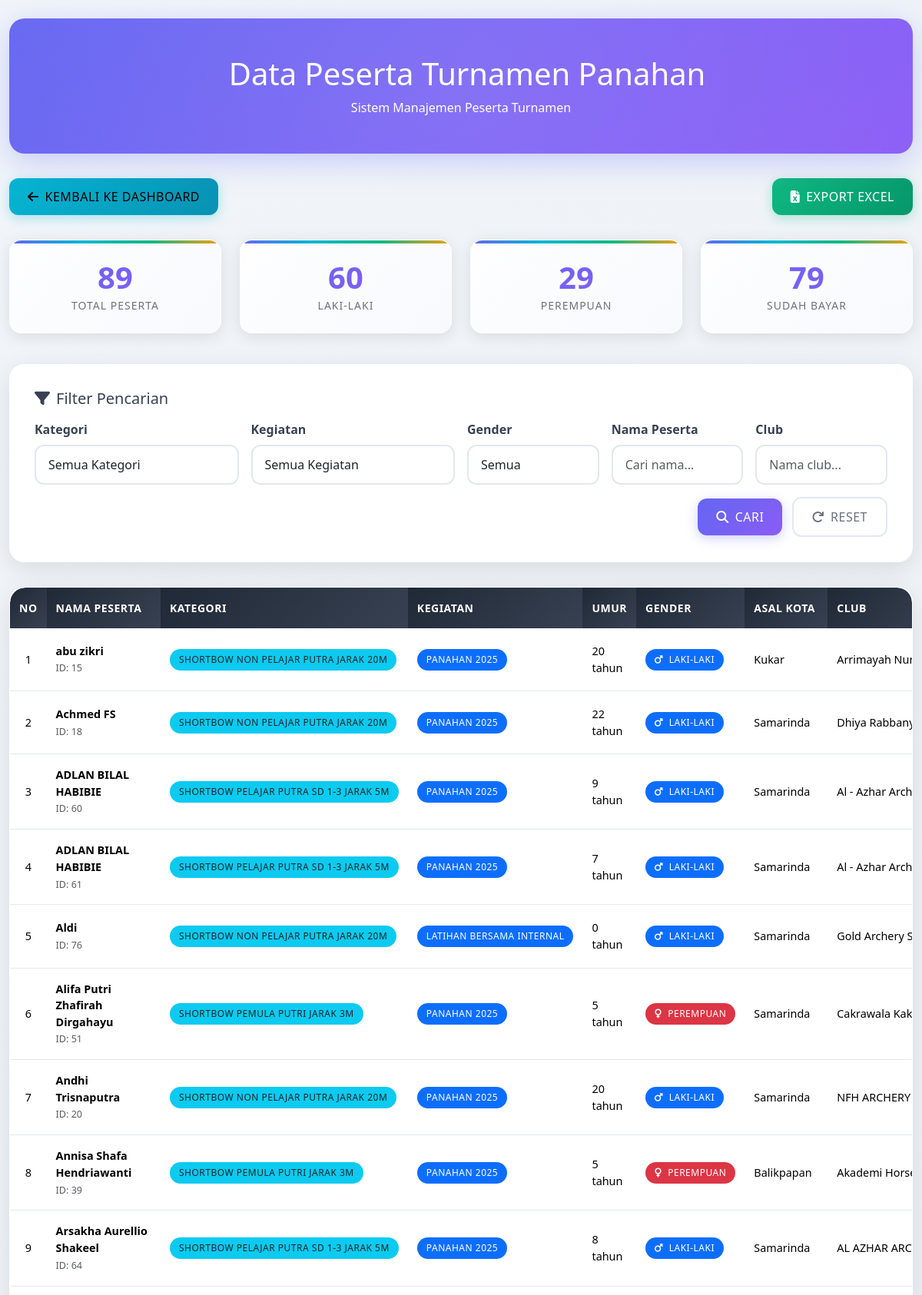
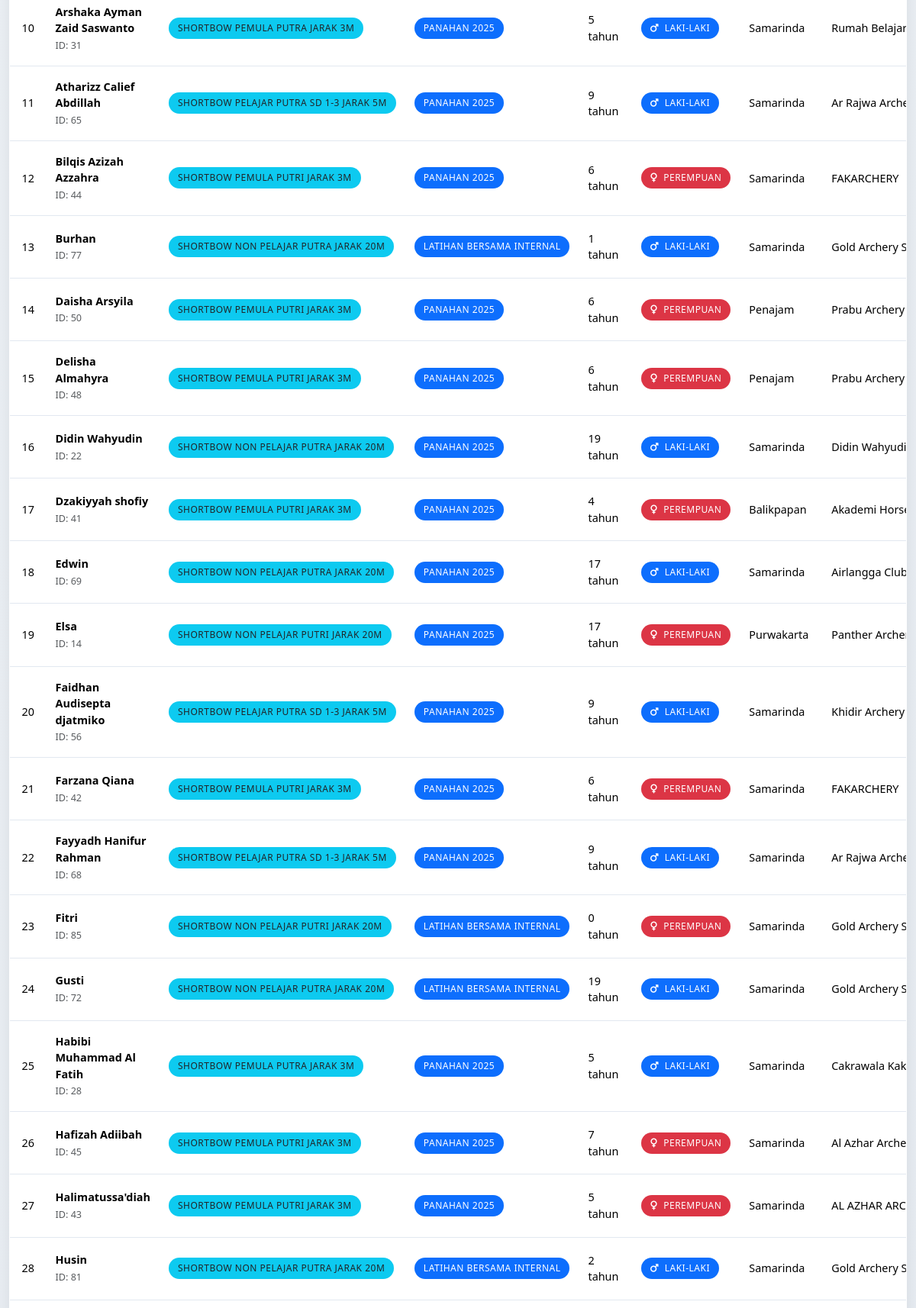
The app's page /peserta.view.php (upper part) with its own data (2 pictures, top to bottom).
### tables this page shows
CREATE TABLE `peserta` (
  `id` int NOT NULL,
  `nama_peserta` varchar(100) NOT NULL,
  `tanggal_lahir` date NOT NULL,
  `jenis_kelamin` enum('Laki-laki','Perempuan') NOT NULL,
  `asal_kota` varchar(100) DEFAULT NULL,
  `nama_club` varchar(100) DEFAULT NULL,
  `sekolah` varchar(100) DEFAULT NULL,
  `kelas` varchar(50) DEFAULT NULL,
  `nomor_hp` varchar(20) DEFAULT NULL,
  `bukti_pembayaran` varchar(255) DEFAULT NULL,
  `category_id` int DEFAULT NULL,
  `kegiatan_id` int DEFAULT NULL
);

CREATE TABLE `categories` (
  `id` int NOT NULL,
  `name` varchar(50) NOT NULL,
  `min_age` int NOT NULL,
  `max_age` int NOT NULL,
  `gender` enum('Laki-laki','Perempuan','Campuran') DEFAULT 'Campuran',
  `max_participants` int DEFAULT '32',
  `status` enum('active','inactive') DEFAULT 'active',
  `created_at` timestamp NULL DEFAULT CURRENT_TIMESTAMP,
  `updated_at` timestamp NULL DEFAULT CURRENT_TIMESTAMP ON UPDATE CURRENT_TIMESTAMP
);

CREATE TABLE `kegiatan` (
  `id` int NOT NULL,
  `nama_kegiatan` varchar(255) NOT NULL
);

### peserta.view.php (the view, shortened to what this page needs)
<?php
include 'panggil.php';
$nama = $_GET['nama'] ?? '';
$club = $_GET['club'] ?? '';
$query = "SELECT p.*, c.name AS category_name, k.nama_kegiatan
          FROM peserta p
          LEFT JOIN categories c ON p.category_id = c.id
          LEFT JOIN kegiatan k ON p.kegiatan_id = k.id
          WHERE 1=1";
$params = [];
$types = '';
$query .= " ORDER BY p.nama_peserta ASC";
if (!empty($params)) {
    $stmt = $conn->prepare($query);
    $stmt->bind_param($types, ...$params);
    $stmt->execute();
    $result = $stmt->get_result();
} else {
    $result = $conn->query($query);
}
$peserta = [];
while ($row = $result->fetch_assoc()) {
    $peserta[] = $row;
}
?>
<!DOCTYPE html>
<html lang="id">
<head>
    <link href="https://cdnjs.cloudflare.com/ajax/libs/bootstrap/5.3.2/css/bootstrap.min.css" rel="stylesheet">
    <link href="https://cdnjs.cloudflare.com/ajax/libs/font-awesome/6.4.0/css/all.min.css" rel="stylesheet">
</head>
<body>
<div class="container-fluid py-4">
    <div class="header-card text-center">
        <h1><i class="fas fa-bow-arrow me-3"></i>Data Peserta Turnamen Panahan</h1>
        <p class="mb-0">Sistem Manajemen Peserta Turnamen</p>
    </div>
    <div class="action-buttons d-flex justify-content-between align-items-center">
        <div>
            <a href="dashboard.php" class="btn btn-info">
                <i class="fas fa-arrow-left me-2"></i>Kembali ke Dashboard
            </a>
        </div>
        <div>
            <?php
            $exportParams = [];
            $exportParams['export'] = 'excel';
            $exportUrl = '?' . http_build_query($exportParams);
            ?>
            <a href="<?= $exportUrl ?>" class="btn btn-success">
                <i class="fas fa-file-excel me-2"></i>Export Excel
            </a>
        </div>
    </div>
    <div class="row mb-4">
        <div class="col-md-3">
            <div class="stats-card text-center text-white">
                <h4><?= count($peserta) ?></h4>
                <small>Total Peserta</small>
            </div>
        </div>
        <div class="col-md-3">
            <div class="stats-card text-center text-white">
                <h4><?= count(array_filter($peserta, fn($p) => $p['jenis_kelamin'] == 'Laki-laki')) ?></h4>
                <small>Laki-laki</small>
            </div>
        </div>
        <div class="col-md-3">
            <div class="stats-card text-center text-white">
                <h4><?= count(array_filter($peserta, fn($p) => $p['jenis_kelamin'] == 'Perempuan')) ?></h4>
                <small>Perempuan</small>
            </div>
        </div>
        <div class="col-md-3">
            <div class="stats-card text-center text-white">
                <h4><?= count(array_filter($peserta, fn($p) => !empty($p['bukti_pembayaran']))) ?></h4>
                <small>Sudah Bayar</small>
            </div>
        </div>
    </div>
    <div class="filter-card">
        <h5 class="mb-3"><i class="fas fa-filter me-2"></i>Filter Pencarian</h5>
        <form method="get">
            <div class="row g-3">
                <div class="col-md-3">
                    <label class="form-label">Kategori</label>
                    <select class="form-select" name="category_id">
                        <option value="">Semua Kategori</option>
                    </select>
                </div>
                <div class="col-md-3">
                    <label class="form-label">Kegiatan</label>
                    <select class="form-select" name="kegiatan_id">
                        <option value="">Semua Kegiatan</option>
                    </select>
                </div>
                <div class="col-md-2">
                    <label class="form-label">Gender</label>
                    <select class="form-select" name="gender">
                        <option value="">Semua</option>
                    </select>
                </div>
                <div class="col-md-2">
                    <label class="form-label">Nama Peserta</label>
                    <input type="text" class="form-control" name="nama" value="<?= htmlspecialchars($nama) ?>" placeholder="Cari nama...">
                </div>
                <div class="col-md-2">
                    <label class="form-label">Club</label>
                    <input type="text" class="form-control" name="club" value="<?= htmlspecialchars($club) ?>" placeholder="Nama club...">
                </div>
            </div>
            <div class="row mt-3">
                <div class="col-md-12 text-end">
                    <button type="submit" class="btn btn-filter btn-primary me-2">
                        <i class="fas fa-search me-2"></i>Cari
                    </button>
                    <a href="?" class="btn btn-outline-secondary">
                        <i class="fas fa-redo me-2"></i>Reset
                    </a>
                </div>
            </div>
        </form>
    </div>
    <div class="data-table">
        <div class="table-responsive">
            <table class="table table-hover mb-0">
                <thead>
                    <tr>
                        <th style="width: 50px;">No</th>
                        <th>Nama Peserta</th>
                        <th>Kategori</th>
                        <th>Kegiatan</th>
                        <th>Umur</th>
                        <th>Gender</th>
                        <th>Asal Kota</th>
                        <th>Club</th>
                    </tr>
                </thead>
                <tbody>
                <?php if (empty($peserta)): ?>
                    <tr>
                        <td colspan="12" class="text-center text-muted py-4">
                            <i class="fas fa-inbox fa-3x mb-3"></i><br>
                            Tidak ada data peserta yang ditemukan.
                        </td>
                    </tr>
                <?php else: ?>
                    <?php
                    $no = 1;
                    foreach ($peserta as $p):
                        $umur = "-";
                        if (!empty($p['tanggal_lahir'])) {
                            $dob = new DateTime($p['tanggal_lahir']);
                            $today = new DateTime();
                            $umur = $today->diff($dob)->y . " tahun";
                        }
                    ?>
                        <tr>
                            <td class="text-center"><?= $no++ ?></td>
                            <td>
                                <strong><?= htmlspecialchars($p['nama_peserta']) ?></strong><br>
                                <small class="text-muted">ID: <?= $p['id'] ?></small>
                            </td>
                            <td>
                                <?php if (!empty($p['category_name'])): ?>
                                    <span class="badge bg-info text-dark"><?= htmlspecialchars($p['category_name']) ?></span>
                                <?php else: ?>
                                    <span class="text-muted small">Belum ditentukan</span>
                                <?php endif; ?>
                            </td>
                            <td>
                                <?php if (!empty($p['nama_kegiatan'])): ?>
                                    <span class="badge bg-primary"><?= htmlspecialchars($p['nama_kegiatan']) ?></span>
                                <?php else: ?>
                                    <span class="text-muted small">Belum ditentukan</span>
                                <?php endif; ?>
                            </td>
                            <td class="small-text"><?= $umur ?></td>
                            <td>
                                <span class="badge badge-gender <?= $p['jenis_kelamin'] == 'Laki-laki' ? 'bg-primary' : 'bg-danger' ?>">
                                    <i class="fas <?= $p['jenis_kelamin'] == 'Laki-laki' ? 'fa-mars' : 'fa-venus' ?> me-1"></i>
                                    <?= htmlspecialchars($p['jenis_kelamin']) ?>
                                </span>
                            </td>
                            <td class="small-text"><?= htmlspecialchars($p['asal_kota'] ?? '-') ?></td>
                            <td class="small-text text-truncate-custom" title="<?= htmlspecialchars($p['nama_club'] ?? '') ?>">
                                <?= htmlspecialchars($p['nama_club'] ?? '-') ?>
                            </td>
                        </tr>
                    <?php endforeach; ?>
                <?php endif; ?>
                </tbody>
            </table>
        </div>
    </div>
</div>
</body>
</html>

### peserta.view.php (style rules this page uses)
:root { --primary-color: #6366f1; --secondary-color: #8b5cf6; --accent-color: #06b6d4; --success-color: #10b981; --warning-color: #f59e0b; --danger-color: #ef4444; --dark-color: #1f2937; --light-gray: #f8fafc; --medium-gray: #e2e8f0; --text-dark: #374151; --text-light: #6b7280; }
body { background: linear-gradient(135deg, #f1f5f9 0%, #e2e8f0 100%); font-family: 'Segoe UI', Tahoma, Geneva, Verdana, sans-serif; color: var(--text-dark); min-height: 100vh; }
.header-card { background: linear-gradient(135deg, var(--primary-color) 0%, var(--secondary-color) 100%); color: white; padding: 3rem 2rem; margin-bottom: 2rem; border-radius: 20px; box-shadow: 0 10px 40px rgba(99, 102, 241, 0.3); backdrop-filter: blur(10px); position: relative; overflow: hidden; }
.header-card::before { content: ''; position: absolute; top: -50%; right: -50%; width: 200%; height: 200%; background: radial-gradient(circle, rgba(255,255,255,0.1) 0%, transparent 70%); animation: shimmer 3s infinite; }
.filter-card { background: rgba(255, 255, 255, 0.95); backdrop-filter: blur(20px); border: 1px solid rgba(255, 255, 255, 0.2); border-radius: 20px; box-shadow: 0 8px 32px rgba(0, 0, 0, 0.1); padding: 2rem; margin-bottom: 2rem; }
.data-table { background: rgba(255, 255, 255, 0.95); backdrop-filter: blur(20px); border: 1px solid rgba(255, 255, 255, 0.2); border-radius: 20px; box-shadow: 0 8px 32px rgba(0, 0, 0, 0.1); overflow: hidden; }
.table { margin-bottom: 0; border-collapse: separate; border-spacing: 0; }
.table th { background: linear-gradient(135deg, var(--dark-color) 0%, #374151 100%); color: white; border: none; font-weight: 600; font-size: 0.875rem; padding: 1rem 0.75rem; text-transform: uppercase; letter-spacing: 0.5px; position: sticky; top: 0; z-index: 10; }
.table th:first-child { border-top-left-radius: 20px; }
.table td { padding: 1rem 0.75rem; vertical-align: middle; font-size: 0.9rem; border-bottom: 1px solid var(--medium-gray); transition: all 0.3s ease; }
.table tbody tr { transition: all 0.3s ease; }
.badge { padding: 0.5rem 0.75rem; border-radius: 50px; font-weight: 500; font-size: 0.75rem; text-transform: uppercase; letter-spacing: 0.5px; }
.badge-gender { font-size: 0.75rem; }
.btn { border-radius: 12px; font-weight: 500; padding: 0.75rem 1.5rem; transition: all 0.3s ease; text-transform: uppercase; letter-spacing: 0.5px; }
.btn-filter { background: linear-gradient(135deg, var(--primary-color) 0%, var(--secondary-color) 100%); border: none; box-shadow: 0 4px 15px rgba(99, 102, 241, 0.3); }
.btn-outline-secondary { border: 2px solid var(--medium-gray); color: var(--text-light); }
.btn-success { background: linear-gradient(135deg, var(--success-color) 0%, #059669 100%); border: none; box-shadow: 0 4px 15px rgba(16, 185, 129, 0.3); }
.btn-info { background: linear-gradient(135deg, var(--accent-color) 0%, #0891b2 100%); border: none; box-shadow: 0 4px 15px rgba(6, 182, 212, 0.3); }
.stats-card { background: linear-gradient(135deg, rgba(255, 255, 255, 0.9) 0%, rgba(248, 250, 252, 0.9) 100%); backdrop-filter: blur(20px); border: 1px solid rgba(255, 255, 255, 0.3); border-radius: 16px; padding: 1.5rem; margin-bottom: 1rem; box-shadow: 0 4px 20px rgba(0, 0, 0, 0.1); transition: all 0.3s ease; position: relative; overflow: hidden; }
.stats-card::before { content: ''; position: absolute; top: 0; left: 0; right: 0; height: 4px; background: linear-gradient(90deg, var(--primary-color), var(--accent-color), var(--success-color), var(--warning-color)); }
.stats-card h4 { font-size: 2.5rem; font-weight: 700; margin: 0; background: linear-gradient(135deg, var(--primary-color), var(--secondary-color)); -webkit-background-clip: text; -webkit-text-fill-color: transparent; background-clip: text; }
.stats-card small { color: var(--text-light); font-weight: 500; text-transform: uppercase; letter-spacing: 1px; }
.form-control, .form-select { border: 2px solid var(--medium-gray); border-radius: 12px; padding: 0.75rem 1rem; transition: all 0.3s ease; background: rgba(255, 255, 255, 0.8); }
.form-label { font-weight: 600; color: var(--text-dark); margin-bottom: 0.5rem; }
.table-responsive { max-height: 70vh; border-radius: 20px; }
.small-text { font-size: 0.85rem; }
.text-truncate-custom { max-width: 150px; white-space: nowrap; overflow: hidden; text-overflow: ellipsis; }
.data-table { animation: fadeInUp 0.6s ease; }
.stats-card:nth-child(1) { animation-delay: 0.1s; }
.action-buttons { margin-bottom: 2rem; }

### records on screen
peserta: nama_peserta "abu zikri", id "15", category.name "SHORTBOW NON PELAJAR PUTRA JARAK 20M", kegiatan.nama_kegiatan "PANAHAN 2025", tanggal_lahir "20 tahun", jenis_kelamin "LAKI-LAKI", asal_kota "Kukar", nama_club "Arrimayah Nurul…"
peserta: nama_peserta "Achmed FS", id "18", category.name "SHORTBOW NON PELAJAR PUTRA JARAK 20M", kegiatan.nama_kegiatan "PANAHAN 2025", tanggal_lahir "22 tahun", jenis_kelamin "LAKI-LAKI", asal_kota "Samarinda", nama_club "Dhiya Rabbany A…"
peserta: nama_peserta "ADLAN BILAL HABIBIE", id "60", category.name "SHORTBOW PELAJAR PUTRA SD 1-3 JARAK 5M", kegiatan.nama_kegiatan "PANAHAN 2025", tanggal_lahir "9 tahun", jenis_kelamin "LAKI-LAKI", asal_kota "Samarinda", nama_club "Al - Azhar…"
peserta: nama_peserta "ADLAN BILAL HABIBIE", id "61", category.name "SHORTBOW PELAJAR PUTRA SD 1-3 JARAK 5M", kegiatan.nama_kegiatan "PANAHAN 2025", tanggal_lahir "7 tahun", jenis_kelamin "LAKI-LAKI", asal_kota "Samarinda", nama_club "Al - Azhar…"
peserta: nama_peserta "Aldi", id "76", category.name "SHORTBOW NON PELAJAR PUTRA JARAK 20M", kegiatan.nama_kegiatan "LATIHAN BERSAMA INTERNAL", tanggal_lahir "0 tahun", jenis_kelamin "LAKI-LAKI", asal_kota "Samarinda", nama_club "Gold Archery Sa…"
peserta: nama_peserta "Alifa Putri Zhafirah Dirgahayu", id "51", category.name "SHORTBOW PEMULA PUTRI JARAK 3M", kegiatan.nama_kegiatan "PANAHAN 2025", tanggal_lahir "5 tahun", jenis_kelamin "PEREMPUAN", asal_kota "Samarinda", nama_club "Cakrawala Kaki L…"
peserta: nama_peserta "Andhi Trisnaputra", id "20", category.name "SHORTBOW NON PELAJAR PUTRA JARAK 20M", kegiatan.nama_kegiatan "PANAHAN 2025", tanggal_lahir "20 tahun", jenis_kelamin "LAKI-LAKI", asal_kota "Samarinda", nama_club "NFH ARCHERY"
peserta: nama_peserta "Annisa Shafa Hendriawanti", id "39", category.name "SHORTBOW PEMULA PUTRI JARAK 3M", kegiatan.nama_kegiatan "PANAHAN 2025", tanggal_lahir "5 tahun", jenis_kelamin "PEREMPUAN", asal_kota "Balikpapan", nama_club "Akademi Horseb…"
peserta: nama_peserta "Arsakha Aurellio Shakeel", id "64", category.name "SHORTBOW PELAJAR PUTRA SD 1-3 JARAK 5M", kegiatan.nama_kegiatan "PANAHAN 2025", tanggal_lahir "8 tahun", jenis_kelamin "LAKI-LAKI", asal_kota "Samarinda", nama_club "AL AZHAR ARCH…"
peserta: nama_peserta "Arshaka Ayman Zaid Saswanto", id "31", category.name "SHORTBOW PEMULA PUTRA JARAK 3M", kegiatan.nama_kegiatan "PANAHAN 2025", tanggal_lahir "5 tahun", jenis_kelamin "LAKI-LAKI", asal_kota "Samarinda", nama_club "Rumah Belajar A…"
peserta: nama_peserta "Atharizz Calief Abdillah", id "65", category.name "SHORTBOW PELAJAR PUTRA SD 1-3 JARAK 5M", kegiatan.nama_kegiatan "PANAHAN 2025", tanggal_lahir "9 tahun", jenis_kelamin "LAKI-LAKI", asal_kota "Samarinda", nama_club "Ar Rajwa Archer…"
peserta: nama_peserta "Bilqis Azizah Azzahra", id "44", category.name "SHORTBOW PEMULA PUTRI JARAK 3M", kegiatan.nama_kegiatan "PANAHAN 2025", tanggal_lahir "6 tahun", jenis_kelamin "PEREMPUAN", asal_kota "Samarinda", nama_club "FAKARCHERY"
peserta: nama_peserta "Burhan", id "77", category.name "SHORTBOW NON PELAJAR PUTRA JARAK 20M", kegiatan.nama_kegiatan "LATIHAN BERSAMA INTERNAL", tanggal_lahir "1 tahun", jenis_kelamin "LAKI-LAKI", asal_kota "Samarinda", nama_club "Gold Archery Sa…"
peserta: nama_peserta "Daisha Arsyila", id "50", category.name "SHORTBOW PEMULA PUTRI JARAK 3M", kegiatan.nama_kegiatan "PANAHAN 2025", tanggal_lahir "6 tahun", jenis_kelamin "PEREMPUAN", asal_kota "Penajam", nama_club "Prabu Archery"
peserta: nama_peserta "Delisha Almahyra", id "48", category.name "SHORTBOW PEMULA PUTRI JARAK 3M", kegiatan.nama_kegiatan "PANAHAN 2025", tanggal_lahir "6 tahun", jenis_kelamin "PEREMPUAN", asal_kota "Penajam", nama_club "Prabu Archery"
peserta: nama_peserta "Didin Wahyudin", id "22", category.name "SHORTBOW NON PELAJAR PUTRA JARAK 20M", kegiatan.nama_kegiatan "PANAHAN 2025", tanggal_lahir "19 tahun", jenis_kelamin "LAKI-LAKI", asal_kota "Samarinda", nama_club "Didin…"
peserta: nama_peserta "Dzakiyyah shofiy", id "41", category.name "SHORTBOW PEMULA PUTRI JARAK 3M", kegiatan.nama_kegiatan "PANAHAN 2025", tanggal_lahir "4 tahun", jenis_kelamin "PEREMPUAN", asal_kota "Balikpapan", nama_club "Akademi Horseb…"
peserta: nama_peserta "Edwin", id "69", category.name "SHORTBOW NON PELAJAR PUTRA JARAK 20M", kegiatan.nama_kegiatan "PANAHAN 2025", tanggal_lahir "17 tahun", jenis_kelamin "LAKI-LAKI", asal_kota "Samarinda", nama_club "Airlangga…"
peserta: nama_peserta "Elsa", id "14", category.name "SHORTBOW NON PELAJAR PUTRI JARAK 20M", kegiatan.nama_kegiatan "PANAHAN 2025", tanggal_lahir "17 tahun", jenis_kelamin "PEREMPUAN", asal_kota "Purwakarta", nama_club "Panther…"
peserta: nama_peserta "Faidhan Audisepta djatmiko", id "56", category.name "SHORTBOW PELAJAR PUTRA SD 1-3 JARAK 5M", kegiatan.nama_kegiatan "PANAHAN 2025", tanggal_lahir "9 tahun", jenis_kelamin "LAKI-LAKI", asal_kota "Samarinda", nama_club "Khidir Archery Cl…"
peserta: nama_peserta "Farzana Qiana", id "42", category.name "SHORTBOW PEMULA PUTRI JARAK 3M", kegiatan.nama_kegiatan "PANAHAN 2025", tanggal_lahir "6 tahun", jenis_kelamin "PEREMPUAN", asal_kota "Samarinda", nama_club "FAKARCHERY"
peserta: nama_peserta "Fayyadh Hanifur Rahman", id "68", category.name "SHORTBOW PELAJAR PUTRA SD 1-3 JARAK 5M", kegiatan.nama_kegiatan "PANAHAN 2025", tanggal_lahir "9 tahun", jenis_kelamin "LAKI-LAKI", asal_kota "Samarinda", nama_club "Ar Rajwa Archer…"
peserta: nama_peserta "Fitri", id "85", category.name "SHORTBOW NON PELAJAR PUTRI JARAK 20M", kegiatan.nama_kegiatan "LATIHAN BERSAMA INTERNAL", tanggal_lahir "0 tahun", jenis_kelamin "PEREMPUAN", asal_kota "Samarinda", nama_club "Gold Archery Sa…"
peserta: nama_peserta "Gusti", id "72", category.name "SHORTBOW NON PELAJAR PUTRA JARAK 20M", kegiatan.nama_kegiatan "LATIHAN BERSAMA INTERNAL", tanggal_lahir "19 tahun", jenis_kelamin "LAKI-LAKI", asal_kota "Samarinda", nama_club "Gold Archery Sa…"
peserta: nama_peserta "Habibi Muhammad Al Fatih", id "28", category.name "SHORTBOW PEMULA PUTRA JARAK 3M", kegiatan.nama_kegiatan "PANAHAN 2025", tanggal_lahir "5 tahun", jenis_kelamin "LAKI-LAKI", asal_kota "Samarinda", nama_club "Cakrawala Kaki L…"
peserta: nama_peserta "Hafizah Adiibah", id "45", category.name "SHORTBOW PEMULA PUTRI JARAK 3M", kegiatan.nama_kegiatan "PANAHAN 2025", tanggal_lahir "7 tahun", jenis_kelamin "PEREMPUAN", asal_kota "Samarinda", nama_club "Al Azhar…"
peserta: nama_peserta "Halimatussa'diah", id "43", category.name "SHORTBOW PEMULA PUTRI JARAK 3M", kegiatan.nama_kegiatan "PANAHAN 2025", tanggal_lahir "5 tahun", jenis_kelamin "PEREMPUAN", asal_kota "Samarinda", nama_club "AL AZHAR ARCH…"
peserta: nama_peserta "Husin", id "81", category.name "SHORTBOW NON PELAJAR PUTRA JARAK 20M", kegiatan.nama_kegiatan "LATIHAN BERSAMA INTERNAL", tanggal_lahir "2 tahun", jenis_kelamin "LAKI-LAKI", asal_kota "Samarinda", nama_club "Gold Archery Sa…"

### other values on screen
count($peserta) "89"
